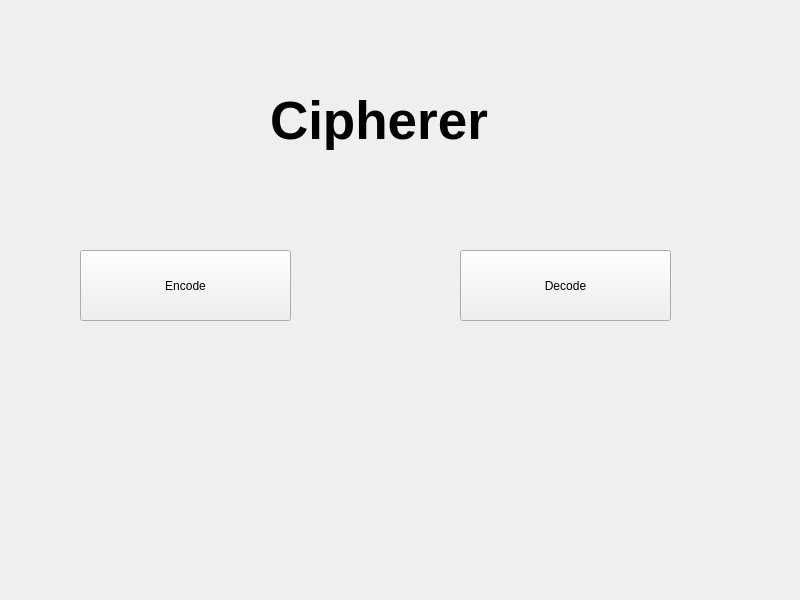
<?xml version="1.0" encoding="UTF-8"?>
<ui version="4.0">
 <class>MainWindow</class>
 <widget class="QMainWindow" name="MainWindow">
  <property name="geometry">
   <rect>
    <x>0</x>
    <y>0</y>
    <width>800</width>
    <height>600</height>
   </rect>
  </property>
  <property name="windowTitle">
   <string>MainWindow</string>
  </property>
  <widget class="QWidget" name="centralwidget">
   <widget class="QLabel" name="label">
    <property name="geometry">
     <rect>
      <x>270</x>
      <y>80</y>
      <width>291</width>
      <height>81</height>
     </rect>
    </property>
    <property name="font">
     <font>
      <pointsize>40</pointsize>
      <bold>true</bold>
     </font>
    </property>
    <property name="text">
     <string>Cipherer</string>
    </property>
   </widget>
   <widget class="QPushButton" name="encodeButton">
    <property name="geometry">
     <rect>
      <x>80</x>
      <y>250</y>
      <width>211</width>
      <height>71</height>
     </rect>
    </property>
    <property name="text">
     <string>Encode</string>
    </property>
   </widget>
   <widget class="QPushButton" name="DecodeButton">
    <property name="geometry">
     <rect>
      <x>460</x>
      <y>250</y>
      <width>211</width>
      <height>71</height>
     </rect>
    </property>
    <property name="text">
     <string>Decode</string>
    </property>
   </widget>
  </widget>
 </widget>
 <resources/>
 <connections/>
</ui>
